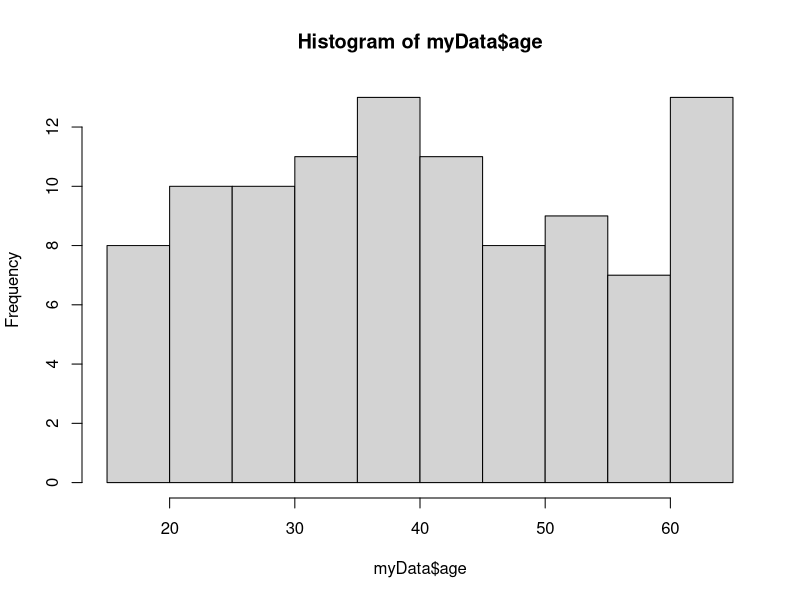
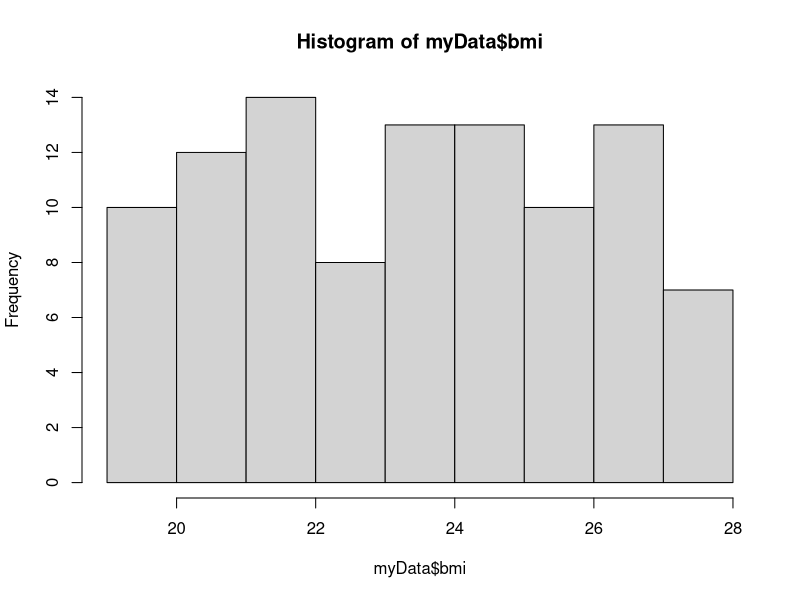
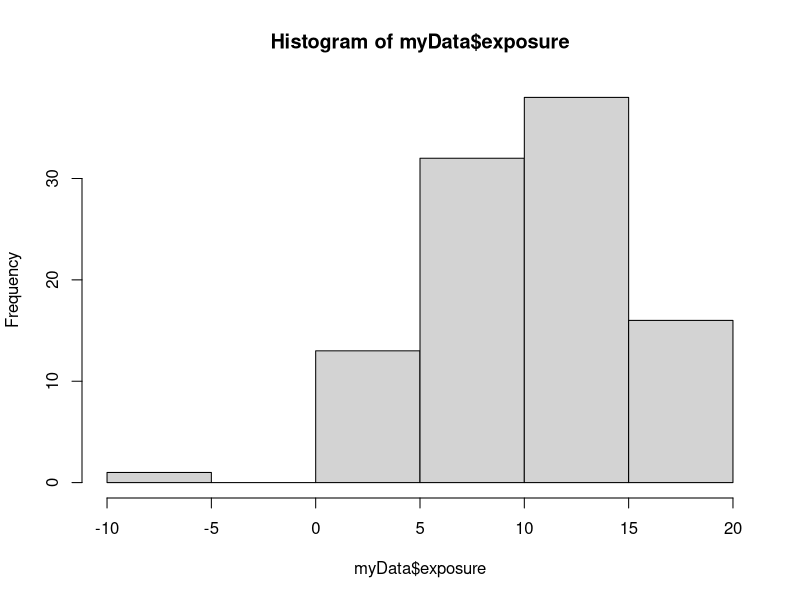
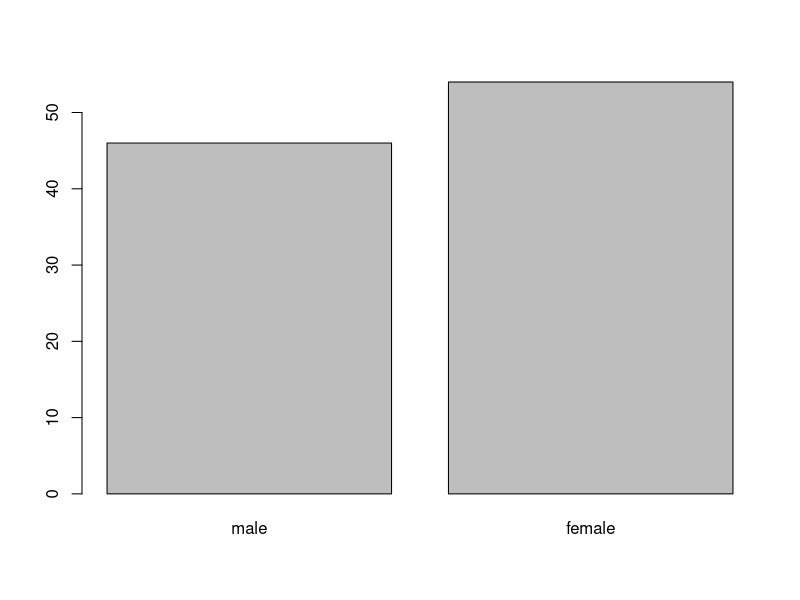
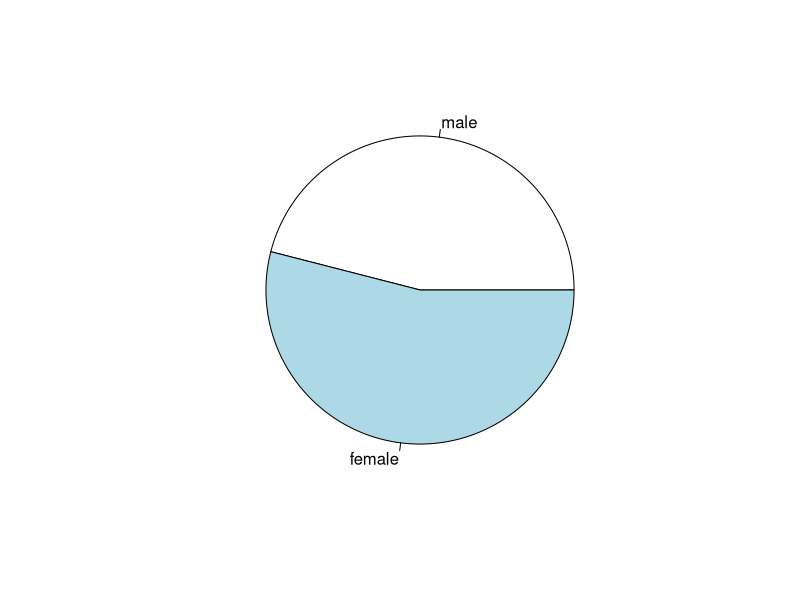
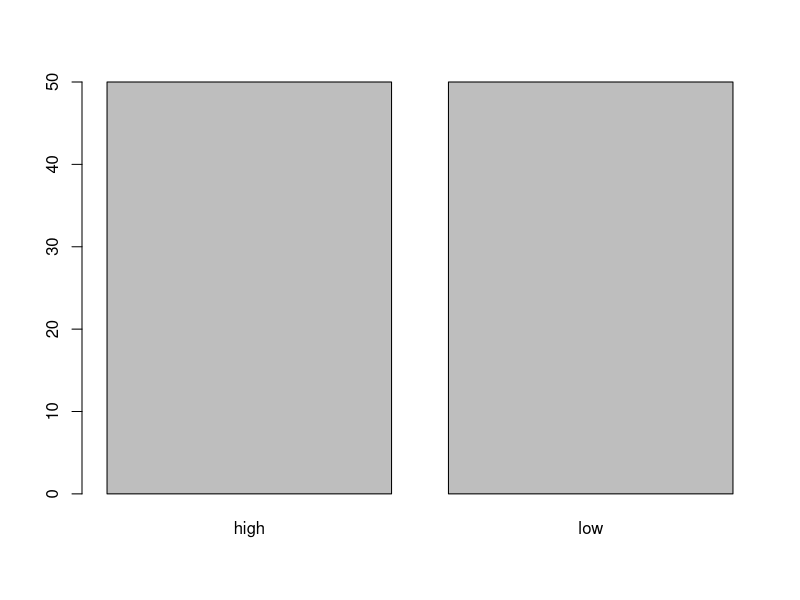
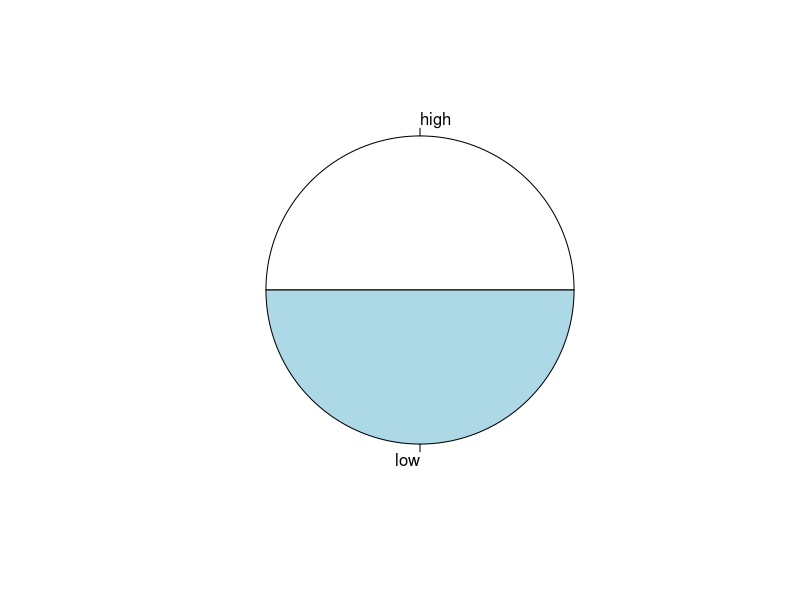
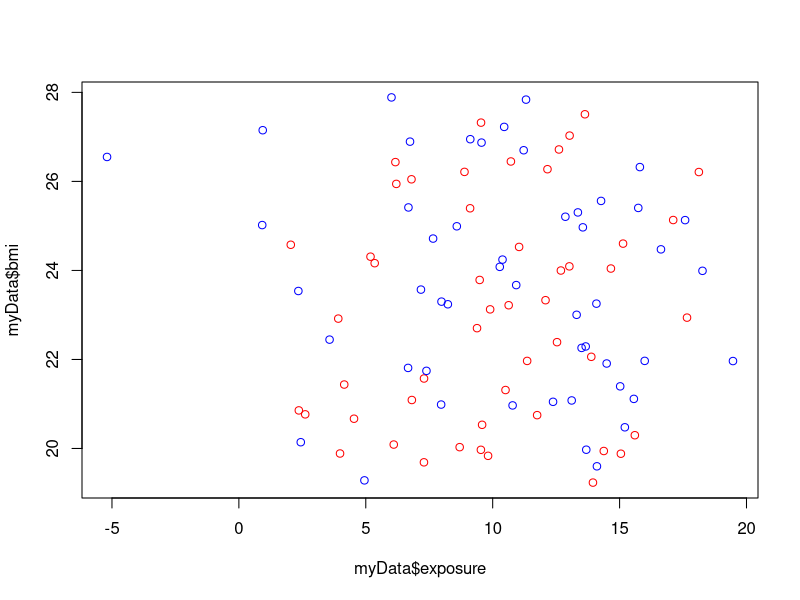

Reproduce these figures in R, in order.
###################################################
### code chunk number 49: session3_nvilor.Rnw:480-488 (eval = FALSE)
###################################################
myData <- read.table("myData.txt", header=T)
head(myData)


###################################################
### code chunk number 50: session3_nvilor.Rnw:492-495 (eval = FALSE)
###################################################
names(myData)
myData$sex <- factor(myData$sex, labels=c("male", "female"))
head(myData)


###################################################
### code chunk number 51: session3_nvilor.Rnw:499-501 (eval = FALSE)
###################################################
myData$Ebin <- factor(ifelse(myData$exposure<=median(myData$exposure), "low", "high"))
head(myData)


###################################################
### code chunk number 52: session3_nvilor.Rnw:509-513 (eval = FALSE)
###################################################
summary(myData)
hist(myData$age)
hist(myData$bmi)
hist(myData$exposure)


###################################################
### code chunk number 53: session3_nvilor.Rnw:516-522 (eval = FALSE)
###################################################
sex.t <- table(myData$sex)
Ebin.t <- table(myData$Ebin)
prop.table(sex.t)
prop.table(sex.t)*100
prop.table(Ebin.t)
prop.table(Ebin.t)*100
barplot(sex.t)
pie(sex.t)
barplot(Ebin.t)
pie(Ebin.t)


###################################################
### code chunk number 54: session3_nvilor.Rnw:530-531 (eval = FALSE)
###################################################
table(myData$Ebin,myData$sex)


###################################################
### code chunk number 55: session3_nvilor.Rnw:534-535 (eval = FALSE)
###################################################
plot(myData$exposure, myData$bmi, col=c("red", "blue"))


###################################################
### code chunk number 56: session3_nvilor.Rnw:543-544 (eval = FALSE)
###################################################
cor.test(myData$exposure, myData$bmi)


###################################################
### code chunk number 57: session3_nvilor.Rnw:548-549 (eval = FALSE)
###################################################
shapiro.test(myData$exposure)


###################################################
### code chunk number 58: session3_nvilor.Rnw:557-558 (eval = FALSE)
###################################################
mod1 <- lm(bmi~ exposure+sex+age, data=myData)


###################################################
### code chunk number 59: session3_nvilor.Rnw:562-563 (eval = FALSE)
###################################################
summary(mod1)


###################################################
### code chunk number 60: session3_nvilor.Rnw:571-572 (eval = FALSE)
###################################################
mod2 <- glm(Ebin~ bmi+sex+age, data=myData, family=binomial)


###################################################
### code chunk number 61: session3_nvilor.Rnw:575-576 (eval = FALSE)
###################################################
summary(mod2)



